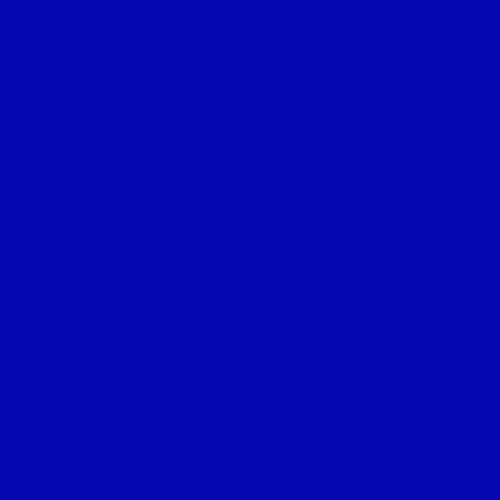
Frame 1 (no input)
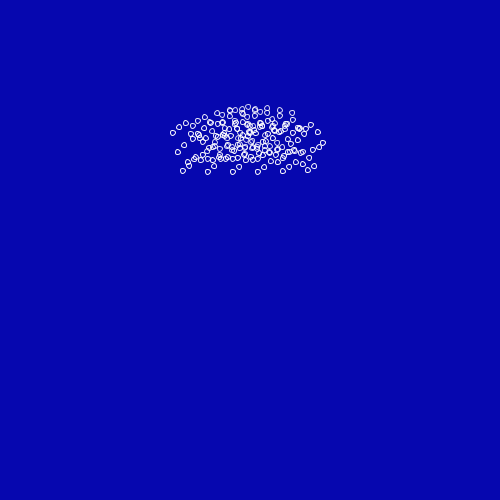
Frame 60 (the mouse pressed at the canvas centre just before this capture)
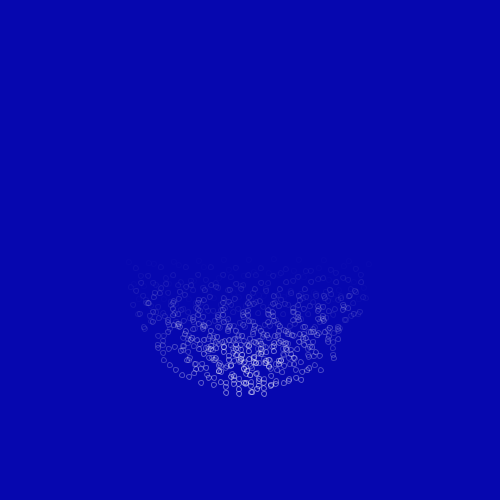
Frame 120 (the mouse held since frame 60 and released just before this capture)

The Processing sketch that drew these frames (run headless with seeded random() and noise(); from frame 60 on, the mouse is pressed at the canvas centre):

// Processing sketch: sketch_06072017
// ── sketch_06072017.pde
float[] positionsX;
float[] positionsY;
ArrayList<Rond>rond;
int t = 100;
int count = 0;
void setup(){
  size(500,500);
  smooth();
  positionsX = new float[t];
  positionsY = new float[t];
  rond = new ArrayList<Rond>();
  for(int i = 0; i<=t-1; i++){
    float angle = map(i,0,t-1,0,TWO_PI);
    float x = 125*sin(angle);
    float y = 125*cos(angle);
    positionsX[i] = x;
    positionsY[i] = y;
  }
}

void draw(){
  background(6,7,175);
  translate(width/2, height/2);
  count++;
  if(count >= t){
    count = 0;
  }
  rond.add(new Rond(positionsX[count], positionsY[count], positionsX[(t-1)-count],positionsY[(t-1)-count]));
  for(int i = rond.size()-1; i>=0; i--){
    Rond r = rond.get(i);
    r.display();
    if(r.isDead()){
       rond.remove(i);
    }
  }
}
// ── Rond.pde
class Rond{
  float x1;
  float y1;
  float x2;
  float y2;
  float alpha = 255;
  Rond(float _x1, float _y1, float _x2, float _y2){
    x1 = _x1;
    y1 = _y1;
    x2 = _x2;
    y2 = _y2;
  }
  boolean isDead(){
    if(alpha<=0){
      return true;
    }else{
      return false;
    }
  }
  void display(){
    for(float i = x1; i<=x2; i+=5){
      float x = i;
      float y = sin(i)*20;
      stroke(255,alpha);
      strokeWeight(1);
      noFill();
      ellipse(x,y+y2,5,5);
    }
    alpha-=6;
    
  }
}
